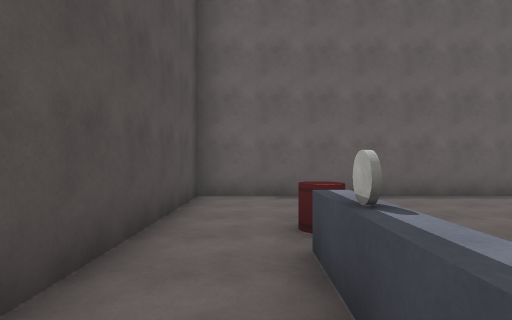
[1] (above)

14 first-person views from a walk through a 3-D level made in the Unity game engine. The camera is 1.5 m above the floor, looks level and sees 80° across. The floor is counted in squares, 2 m on a side. Each view is taken from the middle of a square. On the plan, view 1 faces up. The plan holds only what a view shows up to about 10 squares ahead; the rest is blank. The place goes on beyond the plan. The player character is not drawn. Some surface patterns are stand-ins.

[2]
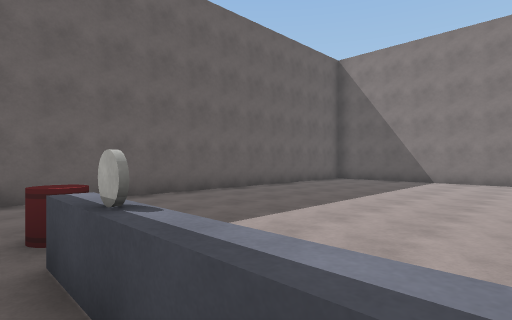

[3]
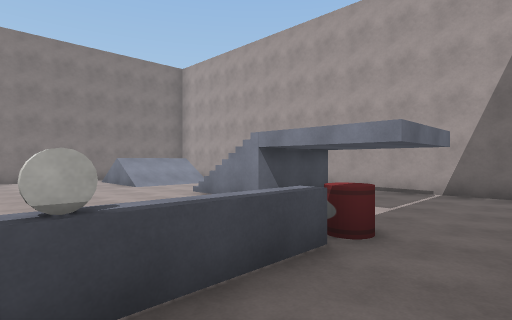

[4]
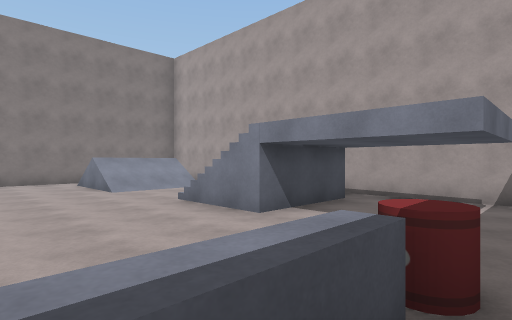

[5]
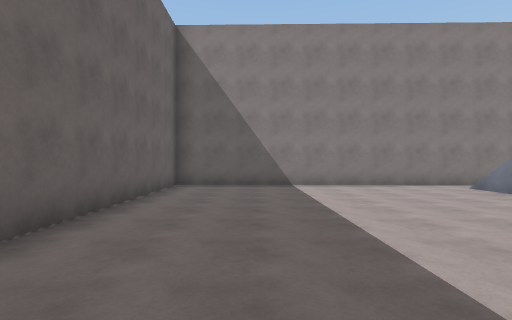

[6]
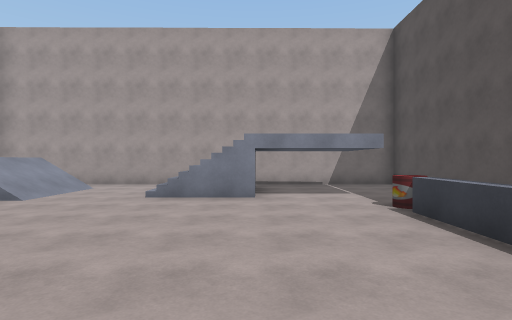

[7]
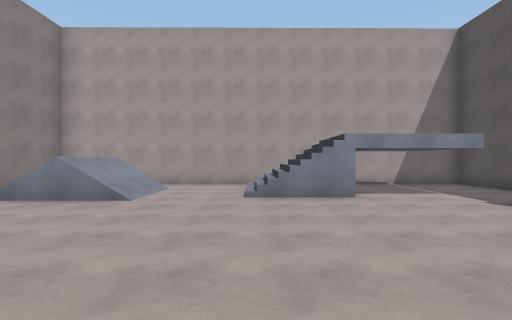

[8]
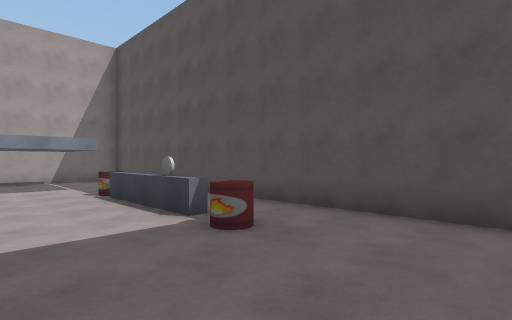

[9]
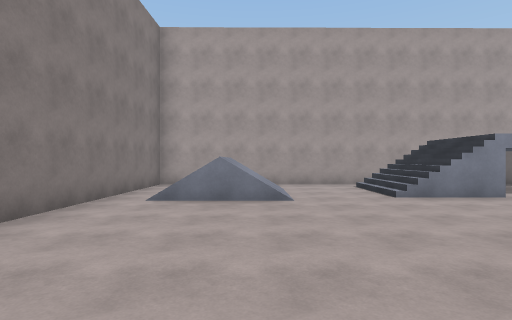

[10]
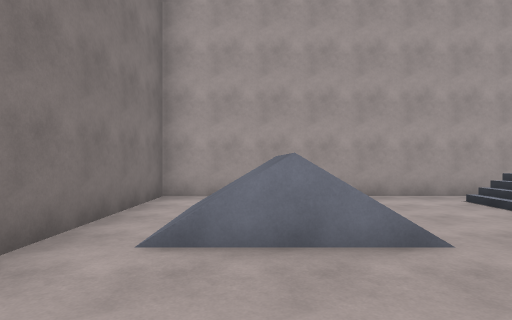

[11]
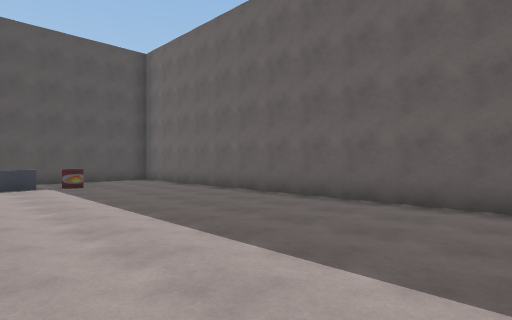

[12]
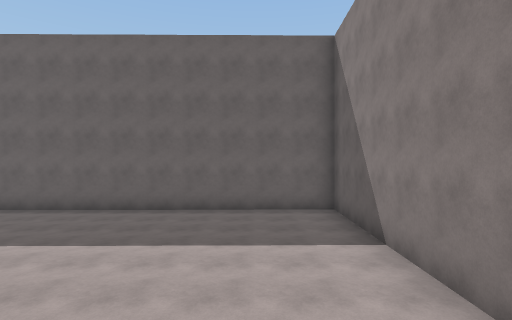

[13]
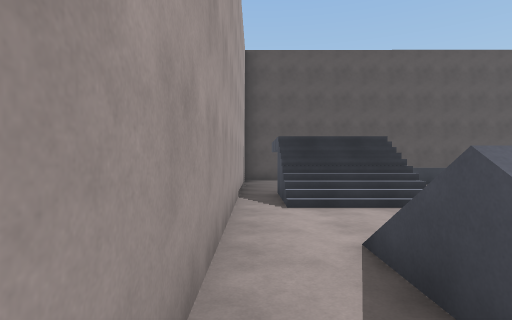

[14]
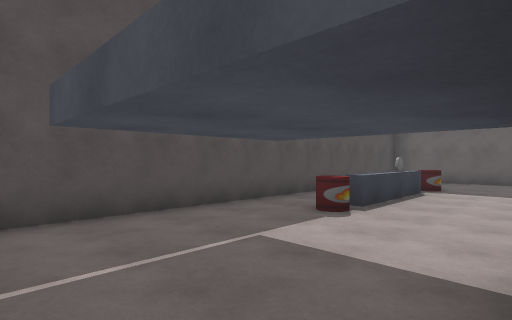

### Floor plan
Key: @ floor where view 1 was taken; # wall or solid block; . floor; / step, stairs or slope; ^ raised ledge; O other object.
Columns run from 2 left of view 1 to 11 right of it. Each row starts with its distance up from view 1.
  7 ##############
  6 #............#
  5 #............#
  4 #............#
  3 #..O.........#
  2 #..O.........#
  1 #..^.........#
  0 #.@^.........#
 -1 #..O.........#
 -2 #....///..///#
 -3 #....///..///#
 -4 #....///..##/#
 -5 #............#
 -6 ##############

Positions as (right, up) in squares from view 1, and headings:
1: (0, 0), facing up
2: (0, 0), facing up-right
3: (-1, 2), facing down-right
4: (0, 1), facing down-right
5: (2, 4), facing right
6: (3, 4), facing down
7: (5, 4), facing down
8: (3, 6), facing down-left
9: (8, 4), facing down
10: (9, 1), facing down
11: (10, 1), facing up-left
12: (9, -2), facing up
13: (10, -5), facing left
14: (3, -5), facing up-left
